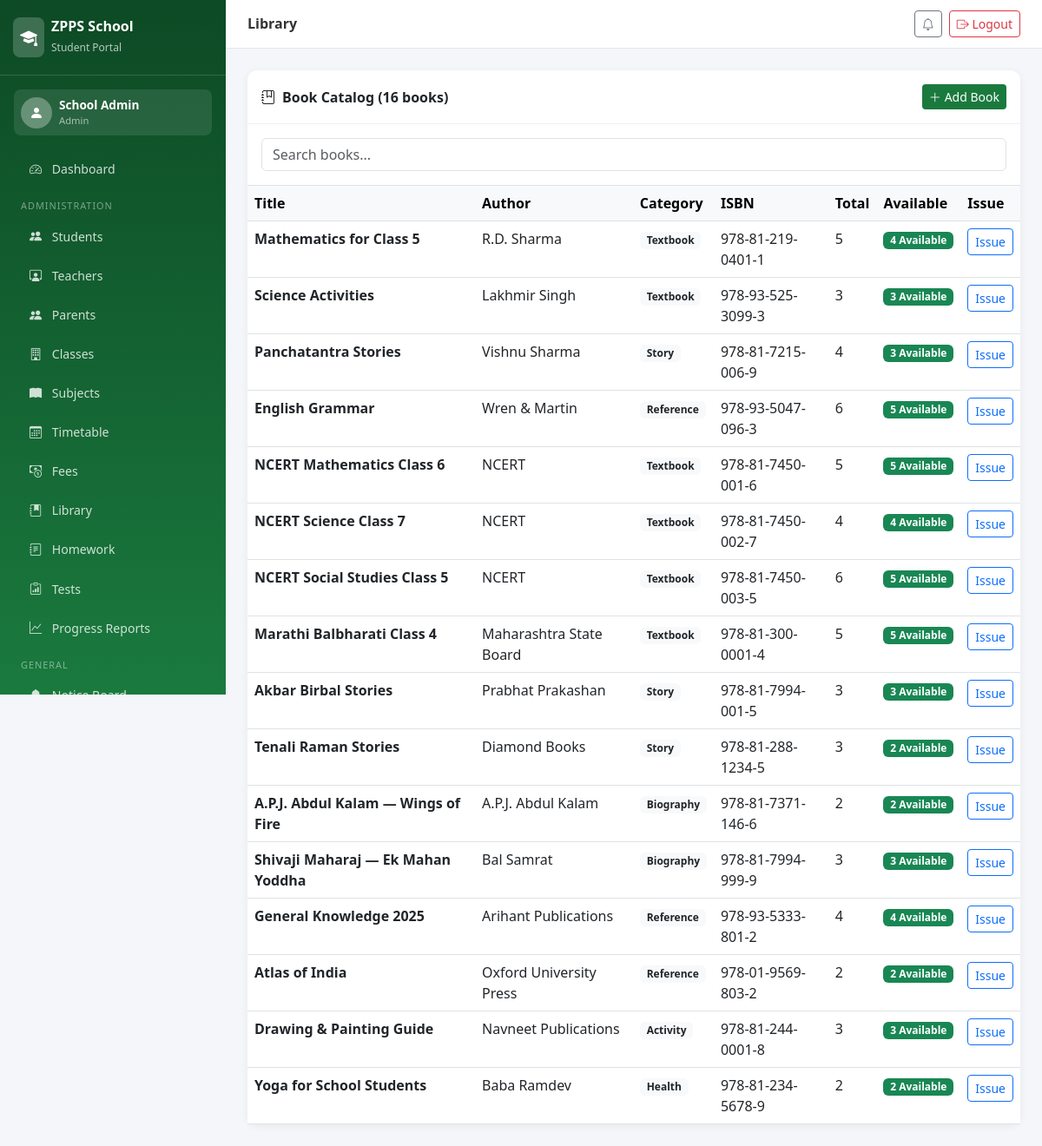
The app's page /library/ (signed in) with its own data.
### portal/models.py (models this page shows, shortened)
class Book(models.Model):
    title = models.CharField(max_length=200)
    author = models.CharField(max_length=100)
    isbn = models.CharField(max_length=20, unique=True, blank=True)
    category = models.CharField(max_length=50)
    total_copies = models.IntegerField(default=1)
    available_copies = models.IntegerField(default=1)
    publisher = models.CharField(max_length=100, blank=True)

### portal/views.py (the view)
# urls.py: path('library/', views.library, name='library'),
@login_required
def library(request):
    books = Book.objects.all()
    role = get_user_role(request.user)
    my_issues = []
    if role == 'student':
        my_issues = BookIssue.objects.filter(student=request.user.student).select_related('book')
    return render(request, 'portal/library.html', {'books': books, 'my_issues': my_issues, 'role': role})

### portal/views.py (called while the page is built, shortened)
def get_user_role(user):
    if user.is_superuser or hasattr(user, 'groups') and user.groups.filter(name='Admin').exists():
        if user.is_superuser:
            return 'admin'

### templates/portal/library.html (shortened to what this page needs)
{% extends 'portal/base.html' %}
{% block page_title %}Library{% endblock %}
{% block content %}
<div class="card">
    <div class="card-header d-flex justify-content-between align-items-center py-3">
        <span><i class="bi bi-journal-bookmark me-2"></i>Book Catalog ({{ books.count }} books)</span>
        {% if role == 'admin' %}
        <a href="{% url 'add_book' %}" class="btn btn-zpps btn-sm"><i class="bi bi-plus-lg me-1"></i>Add Book</a>
        {% endif %}
    </div>
    <div class="card-body p-0">
        <div class="p-3 border-bottom">
            <input type="text" class="form-control" id="bookSearch" placeholder="Search books...">
        </div>
        <div class="table-responsive">
            <table class="table table-hover mb-0" id="bookTable">
                <thead class="table-light"><tr><th>Title</th><th>Author</th><th>Category</th><th>ISBN</th><th>Total</th><th>Available</th>
                {% if role == 'admin' %}<th>Issue</th>{% endif %}</tr></thead>
                <tbody>
                    {% for book in books %}
                    <tr>
                        <td><strong>{{ book.title }}</strong></td>
                        <td>{{ book.author }}</td>
                        <td><span class="badge bg-light text-dark">{{ book.category }}</span></td>
                        <td>{{ book.isbn|default:"-" }}</td>
                        <td>{{ book.total_copies }}</td>
                        <td>
                            {% if book.available_copies > 0 %}
                            <span class="badge bg-success">{{ book.available_copies }} Available</span>
                            {% else %}<span class="badge bg-danger">Not Available</span>{% endif %}
                        </td>
                        {% if role == 'admin' %}
                        <td>
                            {% if book.available_copies > 0 %}
                            <button class="btn btn-sm btn-outline-primary" data-bs-toggle="modal" data-bs-target="#issueModal" data-book-id="{{ book.id }}" data-book-title="{{ book.title }}">Issue</button>
                            {% endif %}
                        </td>
                        {% endif %}
                    </tr>
                    {% empty %}
                    <tr><td colspan="7" class="text-center p-4 text-muted">No books in library.</td></tr>
                    {% endfor %}
                </tbody>
            </table>
        </div>
    </div>
</div>
{% endblock %}

### templates/portal/base.html (shortened to what this page needs)
<!DOCTYPE html>
<html lang="en">
<head>
    <link href="https://cdn.jsdelivr.net/npm/bootstrap@5.3.0/dist/css/bootstrap.min.css" rel="stylesheet">
    <link href="https://cdn.jsdelivr.net/npm/bootstrap-icons@1.11.0/font/bootstrap-icons.css" rel="stylesheet">
</head>
<body>
<nav class="sidebar" id="sidebar">
    <div class="sidebar-brand">
        <div class="d-flex align-items-center gap-2">
            <div style="background:rgba(255,255,255,0.2);border-radius:8px;padding:8px;">
                <i class="bi bi-mortarboard-fill text-white fs-5"></i>
            </div>
            <div><h5>ZPPS School</h5><small>Student Portal</small></div>
        </div>
    </div>
    {% if user.is_authenticated %}
    <div class="p-3">
        <div class="d-flex align-items-center gap-2 p-2" style="background:rgba(255,255,255,0.1);border-radius:8px;">
            <div style="background:rgba(255,255,255,0.3);border-radius:50%;width:36px;height:36px;display:flex;align-items:center;justify-content:center;">
                <i class="bi bi-person-fill text-white"></i>
            </div>
            <div>
                <div style="color:#fff;font-size:0.85rem;font-weight:600;">{{ user.get_full_name|default:user.username }}</div>
                <div style="color:rgba(255,255,255,0.6);font-size:0.7rem;">
                    {% if user.is_superuser %}Admin{% else %}{% if user.teacher %}Teacher{% else %}{% if user.student %}Student{% else %}{% if user.parent %}Parent{% endif %}{% endif %}{% endif %}{% endif %}
                </div>
            </div>
        </div>
    </div>
    <ul class="nav flex-column px-1 pb-4">
        <li><a class="nav-link" href="{% url 'dashboard' %}"><i class="bi bi-speedometer2"></i> Dashboard</a></li>
        {% if user.is_superuser %}
        <li><div class="nav-section">Administration</div></li>
        <li><a class="nav-link" href="{% url 'manage_students' %}"><i class="bi bi-people-fill"></i> Students</a></li>
        <li><a class="nav-link" href="{% url 'manage_teachers' %}"><i class="bi bi-person-workspace"></i> Teachers</a></li>
        <li><a class="nav-link" href="{% url 'manage_parents' %}"><i class="bi bi-people-fill"></i> Parents</a></li>
        <li><a class="nav-link" href="{% url 'manage_classes' %}"><i class="bi bi-building"></i> Classes</a></li>
        <li><a class="nav-link" href="{% url 'manage_subjects' %}"><i class="bi bi-book-fill"></i> Subjects</a></li>
        <li><a class="nav-link" href="{% url 'view_timetable' %}"><i class="bi bi-calendar3"></i> Timetable</a></li>
        <li><a class="nav-link" href="{% url 'manage_fees' %}"><i class="bi bi-cash-coin"></i> Fees</a></li>
        <li><a class="nav-link" href="{% url 'library' %}"><i class="bi bi-journal-bookmark-fill"></i> Library</a></li>
        <li><a class="nav-link" href="{% url 'homework' %}"><i class="bi bi-journal-text"></i> Homework</a></li>
        <li><a class="nav-link" href="{% url 'class_tests' %}"><i class="bi bi-clipboard-data"></i> Tests</a></li>
        <li><a class="nav-link" href="{% url 'all_progress' %}"><i class="bi bi-graph-up"></i> Progress Reports</a></li>
        {% endif %}
        <li><div class="nav-section">General</div></li>
        <li><a class="nav-link" href="{% url 'notice_board' %}"><i class="bi bi-bell-fill"></i> Notice Board</a></li>
    </ul>
    {% endif %}
</nav>
<div class="main-content">
    <div class="topbar">
        <div class="d-flex align-items-center gap-3">
            <h6>{% block page_title %}ZPPS Portal{% endblock %}</h6>
        </div>
        <div class="d-flex align-items-center gap-2">
            <a href="{% url 'notice_board' %}" class="btn btn-sm btn-outline-secondary"><i class="bi bi-bell"></i></a>
            <a href="{% url 'logout' %}" class="btn btn-sm btn-outline-danger"><i class="bi bi-box-arrow-right"></i> Logout</a>
        </div>
    </div>
    <div class="page-body">
        {% block content %}{% endblock %}
    </div>
</div>
</body>
</html>

### templates/portal/base.html (style rules this page uses)
:root { --zpps-green: #1a7a3e; --zpps-light: #e8f5ee; --zpps-dark: #0d4a25; --sidebar-width: 260px; }
body { background: #f4f6f9; font-family: 'Segoe UI', sans-serif; }
.sidebar { width: var(--sidebar-width); height: 100vh; background: linear-gradient(180deg, var(--zpps-dark) 0%, var(--zpps-green) 100%); position: fixed; top: 0; left: 0; z-index: 1000; overflow-y: auto; overflow-x: hidden; }
.sidebar-brand { padding: 20px 15px; border-bottom: 1px solid rgba(255,255,255,0.15); }
.sidebar-brand h5 { color: #fff; font-weight: 700; margin: 0; font-size: 1rem; }
.sidebar-brand small { color: rgba(255,255,255,0.7); font-size: 0.75rem; }
.sidebar .nav-link { color: rgba(255,255,255,0.8); padding: 10px 20px; border-radius: 8px; margin: 2px 10px; transition: all 0.2s; font-size: 0.88rem; }
.sidebar .nav-link i { width: 20px; margin-right: 8px; }
.nav-section { color: rgba(255,255,255,0.45); font-size: 0.68rem; text-transform: uppercase; padding: 12px 20px 4px; letter-spacing: 1px; }
.main-content { margin-left: var(--sidebar-width); }
.topbar { background: #fff; padding: 12px 25px; border-bottom: 1px solid #e2e8f0; display: flex; align-items: center; justify-content: space-between; position: sticky; top: 0; z-index: 100; }
.topbar h6 { margin: 0; font-weight: 600; color: #333; }
.page-body { padding: 25px; }
.card { border: none; border-radius: 12px; box-shadow: 0 2px 10px rgba(0,0,0,0.06); }
.card-header { background: #fff; border-bottom: 1px solid #f0f0f0; font-weight: 600; border-radius: 12px 12px 0 0 !important; }
.btn-zpps { background: var(--zpps-green); color: #fff; border: none; }

### records on screen
Book: title "Mathematics for Class 5", author "R.D. Sharma", category "Textbook", isbn "978-81-219-0401-1", total_copies "5", available_copies "4"
Book: title "Science Activities", author "Lakhmir Singh", category "Textbook", isbn "978-93-525-3099-3", total_copies "3", available_copies "3"
Book: title "Panchatantra Stories", author "Vishnu Sharma", category "Story", isbn "978-81-7215-006-9", total_copies "4", available_copies "3"
Book: title "English Grammar", author "Wren & Martin", category "Reference", isbn "978-93-5047-096-3", total_copies "6", available_copies "5"
Book: title "NCERT Mathematics Class 6", author "NCERT", category "Textbook", isbn "978-81-7450-001-6", total_copies "5", available_copies "5"
Book: title "NCERT Science Class 7", author "NCERT", category "Textbook", isbn "978-81-7450-002-7", total_copies "4", available_copies "4"
Book: title "NCERT Social Studies Class 5", author "NCERT", category "Textbook", isbn "978-81-7450-003-5", total_copies "6", available_copies "5"
Book: title "Marathi Balbharati Class 4", author "Maharashtra State Board", category "Textbook", isbn "978-81-300-0001-4", total_copies "5", available_copies "5"
Book: title "Akbar Birbal Stories", author "Prabhat Prakashan", category "Story", isbn "978-81-7994-001-5", total_copies "3", available_copies "3"
Book: title "Tenali Raman Stories", author "Diamond Books", category "Story", isbn "978-81-288-1234-5", total_copies "3", available_copies "2"
Book: title "A.P.J. Abdul Kalam — Wings of Fire", author "A.P.J. Abdul Kalam", category "Biography", isbn "978-81-7371-146-6", total_copies "2", available_copies "2"
Book: title "Shivaji Maharaj — Ek Mahan Yoddha", author "Bal Samrat", category "Biography", isbn "978-81-7994-999-9", total_copies "3", available_copies "3"
Book: title "General Knowledge 2025", author "Arihant Publications", category "Reference", isbn "978-93-5333-801-2", total_copies "4", available_copies "4"
Book: title "Atlas of India", author "Oxford University Press", category "Reference", isbn "978-01-9569-803-2", total_copies "2", available_copies "2"
Book: title "Drawing & Painting Guide", author "Navneet Publications", category "Activity", isbn "978-81-244-0001-8", total_copies "3", available_copies "3"
Book: title "Yoga for School Students", author "Baba Ramdev", category "Health", isbn "978-81-234-5678-9", total_copies "2", available_copies "2"

### other values on screen
{{ user.get_full_name|default:user.username }} "School Admin"
{{ books.count }} "16"
